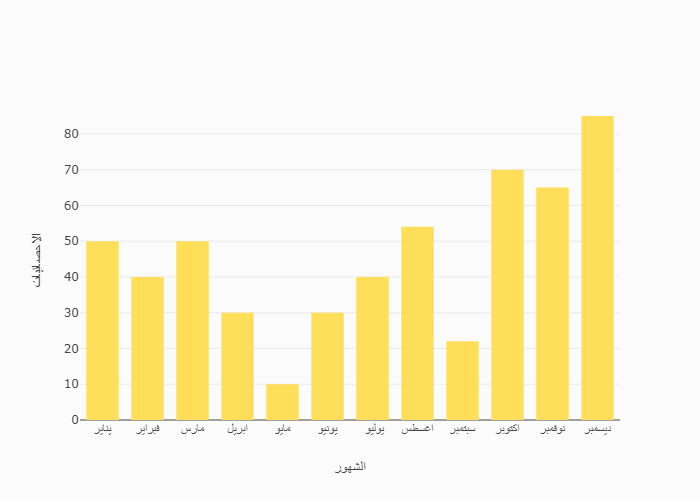

Here is the Python script that generated this plot:
import streamlit as st
import pandas as pd
import plotly.graph_objects as go
import plotly.io as pio
import os



# Load data from CSV file
def chart():
    df = pd.read_csv('stats.csv', encoding='utf-8')

    # Convert 'شهر' column to numeric
    df['شهر'] = pd.to_numeric(df['شهر'], errors='coerce')

    # Assuming 'تحليل' is the column you want to visualize and 'شهر' is the column with months
    analysis_data = df['تحليل']
    months = df['شهر']
    bar_color = '#ffde59'

    # Create bar chart with 'تحليل' on the y-axis and 'شهر' on the x-axis
    fig = go.Figure(data=[go.Bar(x=analysis_data, y=months,marker=dict(color=bar_color))])

    # Customize the layout
    fig.update_layout(
        xaxis_title='الشهور',
        yaxis_title='الاحصائيات',
        bargap=0.2,       # Adjust the gap between bars
        bargroupgap=0.1,   # Adjust the gap between bar groups
        plot_bgcolor='#fbfbfb',
        paper_bgcolor='#fbfbfb',
    )


    # Create the folder if it doesn't exist

    # Save the Plotly figure as an image in the specified folder
    pio.write_image(fig,'chart.png',engine='kaleido')

    # Plot!
